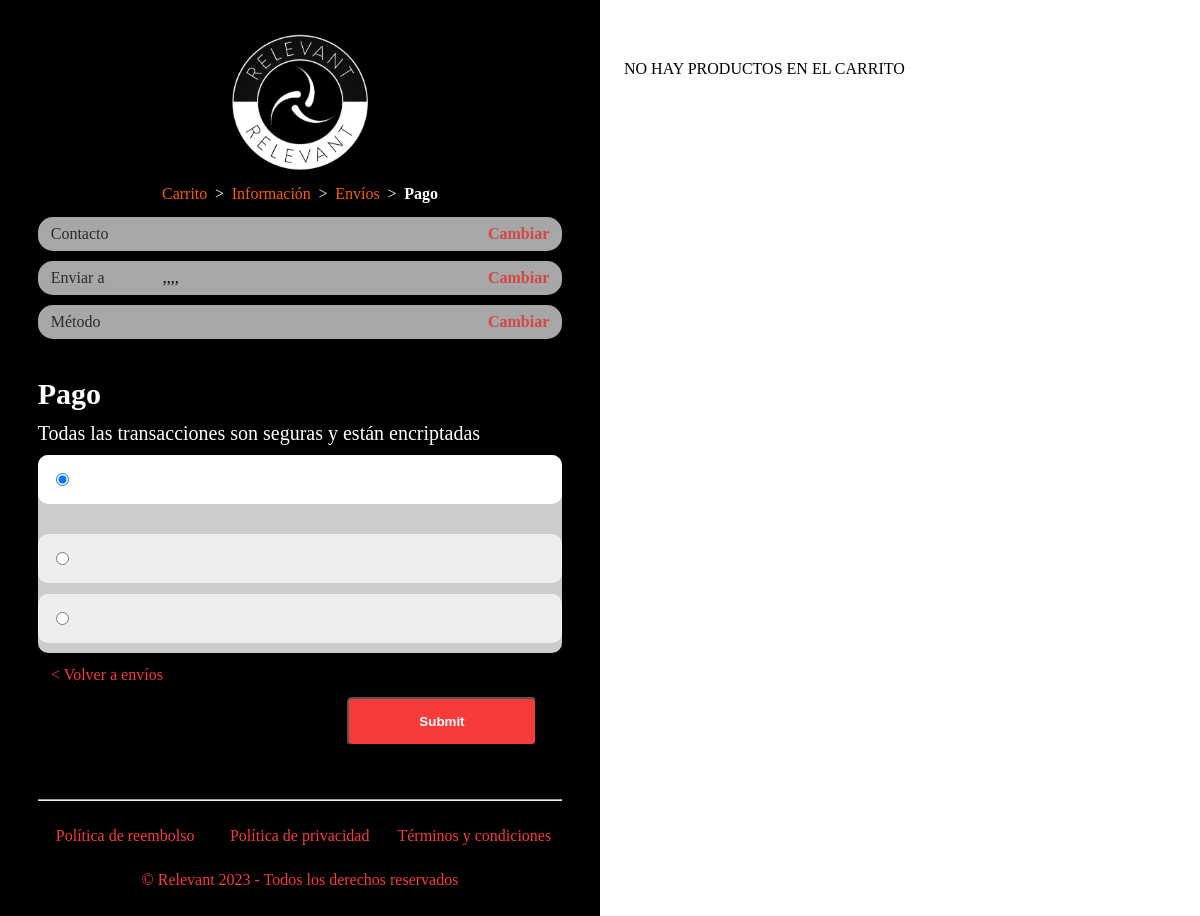
Before: /pago.php with the older database file.
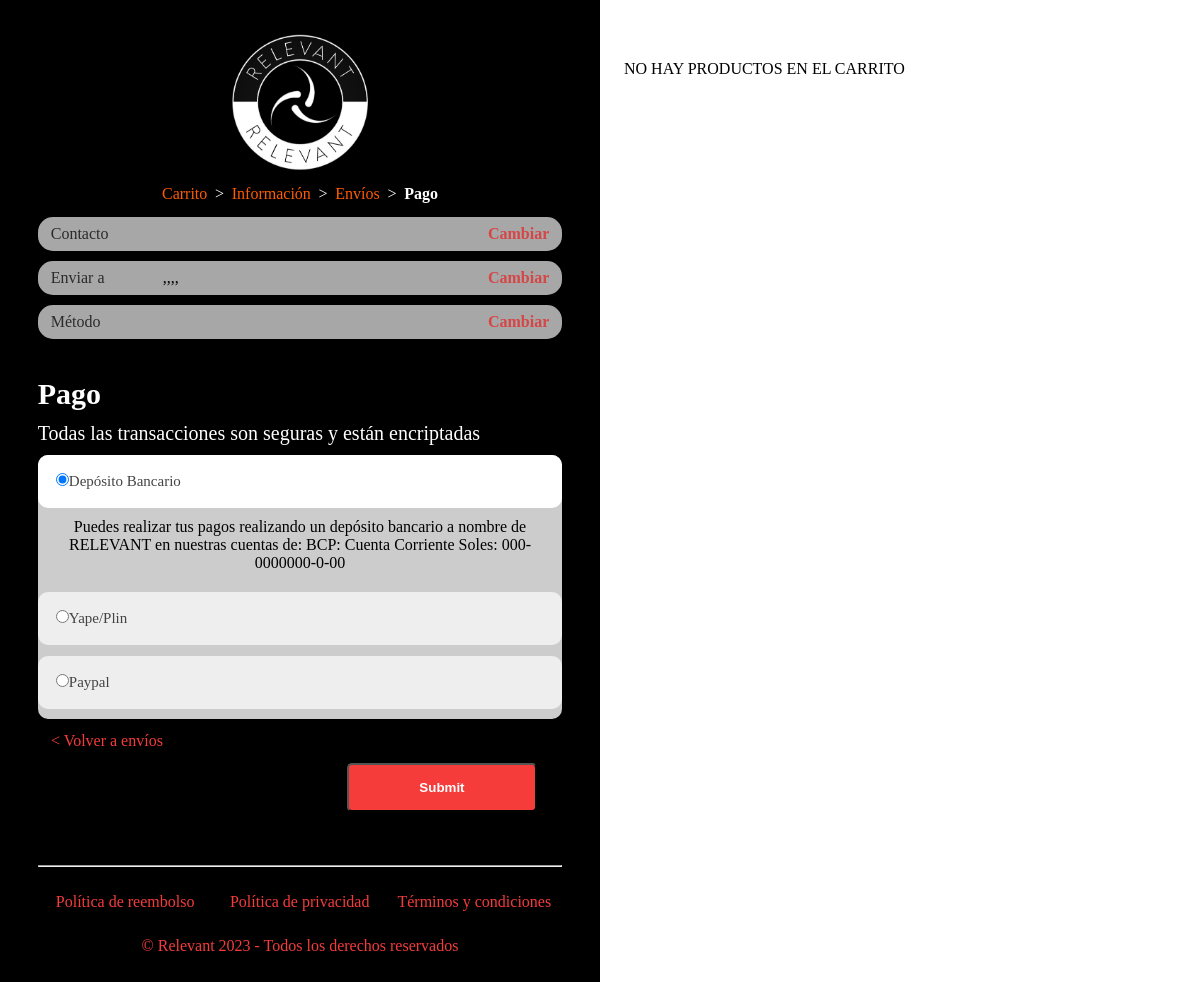
After: the same page with the newer database file.
### tables this page shows
CREATE TABLE `metodos_pagos` (
  `id_pago` int(11) NOT NULL,
  `tipo_pago` varchar(100) NOT NULL,
  `descripcion` varchar(1000) NOT NULL,
  `instrucciones` varchar(1000) NOT NULL
);

### pago.php (the view, shortened to what the changed rows need)
<?php
include './bd/conexion.php';
$consultametodo = "SELECT * FROM metodos_pagos WHERE id_pago='1'";
$resultado_metodo = mysqli_query($conexion, $consultametodo);
while ($metodofila = mysqli_fetch_array($resultado_metodo)) {
  $tipo_pago = $metodofila['tipo_pago'];
  $descricion = $metodofila['descripcion'];
}
$consultametodo2 = "SELECT * FROM metodos_pagos WHERE id_pago='2'";
$resultado_metodo2 = mysqli_query($conexion, $consultametodo2);
while ($metodofila2 = mysqli_fetch_array($resultado_metodo2)) {
  $tipo_pago2 = $metodofila2['tipo_pago'];
}
$consultametodo3 = "SELECT * FROM metodos_pagos WHERE id_pago='3'";
$resultado_metodo3 = mysqli_query($conexion, $consultametodo3);
while ($metodofila3 = mysqli_fetch_array($resultado_metodo3)) {
  $tipo_pago3 = $metodofila3['tipo_pago'];
}
?>
<html>
<head>
  <link rel="stylesheet" href="css/style_pago.css" />
</head>
<body>
  <div class="contenido_pago">
    <div class="form">
      <div class="contenido_general">
        <div class="pagogeneral">
          <form action="form_procesar_pago.php" method="POST">
            <div class="metodos_pago">
              <div class="cont">
                <div class="acordion active"><input type="radio" value="<?php echo $tipo_pago ?>" name="metodo_pago"><?php echo $tipo_pago ?></div>
                <div class="panel">
                  <p>
                    <?php echo $descricion ?>
                  </p>
                </div>
              </div>
              <div class="cont">
                <div class="acordion"><input type="radio" name="metodo_pago" value="<?php echo $tipo_pago2 ?>"><?php echo $tipo_pago2 ?></div>
              </div>
              <div class="cont">
                <div class="acordion"><input type="radio" name="metodo_pago" value="<?php echo $tipo_pago3 ?>"><?php echo $tipo_pago3 ?></div>
              </div>
            </div>
          </form>
        </div>
      </div>
    </div>
  </div>
</body>
</html>

Changed rows visible on the page:
added metodos_pagos: tipo_pago "Depósito Bancario", descripcion "Puedes realizar tus pagos realizando un depósito bancario a nombre de RELEVANT en nuestras cuentas de: BCP: Cuenta Corriente Soles: 000-0000000-0-00"
added metodos_pagos: tipo_pago "Yape/Plin"
added metodos_pagos: tipo_pago "Paypal"
